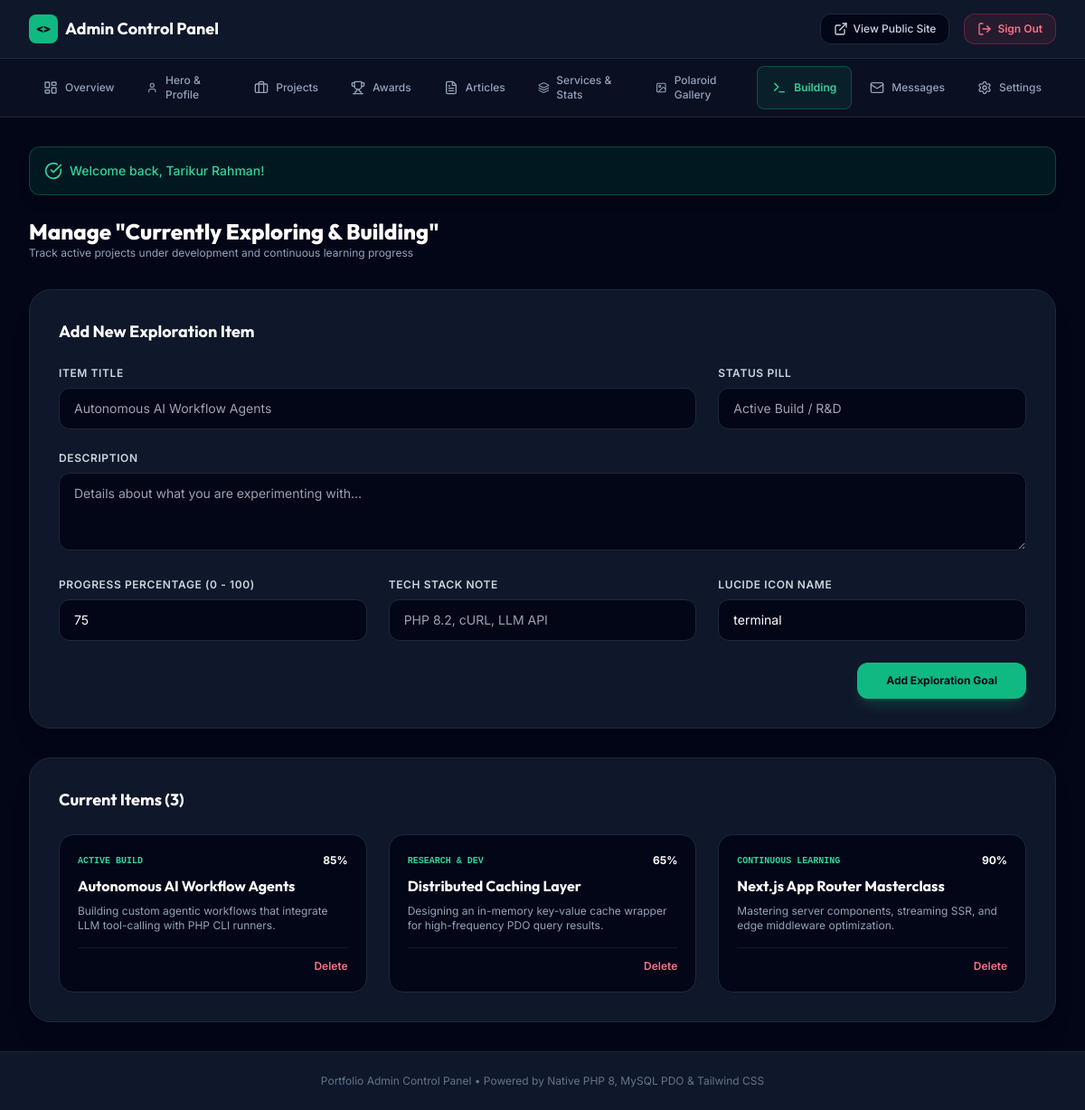
/admin/manage-building.php (signed in), run on the app's committed database.
### tables this page shows
CREATE TABLE IF NOT EXISTS currently_building (
    id INT AUTO_INCREMENT PRIMARY KEY,
    title VARCHAR(150) NOT NULL,
    description TEXT NOT NULL,
    status VARCHAR(50) DEFAULT 'In Progress',
    progress_percent INT DEFAULT 50,
    tech_stack VARCHAR(255) DEFAULT '',
    icon VARCHAR(50) DEFAULT 'terminal',
    display_order INT DEFAULT 0
);

### includes/functions.php (called while the page is built, shortened)
<?php
function e($string) {
    return htmlspecialchars($string ?? '', ENT_QUOTES, 'UTF-8');
}
function generate_csrf_token() {
    return $_SESSION['csrf_token'];
}
function get_currently_building() {
    $db = getDB();
    $stmt = $db->query("SELECT * FROM currently_building ORDER BY display_order ASC, id ASC");
    return $stmt->fetchAll();
}

### admin/manage-building.php (the view, shortened to what this page needs)
<?php
require_once __DIR__ . '/../includes/functions.php';
require_once __DIR__ . '/admin-header.php';
$csrf_token = generate_csrf_token();
$building = get_currently_building();
?>
<div class="space-y-8">
    <div>
        <h1 class="text-2xl font-extrabold text-white">Manage "Currently Exploring & Building"</h1>
        <p class="text-xs text-slate-400">Track active projects under development and continuous learning progress</p>
    </div>
    <div class="bg-slate-900 p-8 rounded-3xl border border-slate-800 shadow-xl">
        <h2 class="text-lg font-bold text-white mb-6">Add New Exploration Item</h2>
        <form method="POST" action="manage-building.php" class="space-y-6">
            <div class="grid grid-cols-1 md:grid-cols-3 gap-6">
                <div class="md:col-span-2">
                    <label for="title" class="block text-xs font-semibold uppercase tracking-wider text-slate-300 mb-2">Item Title</label>
                    <input type="text" id="title" name="title" required placeholder="Autonomous AI Workflow Agents" class="w-full px-4 py-3 rounded-xl bg-slate-950 border border-slate-800 text-white text-sm focus:border-emerald-500">
                </div>
                <div>
                    <label for="status" class="block text-xs font-semibold uppercase tracking-wider text-slate-300 mb-2">Status Pill</label>
                    <input type="text" id="status" name="status" placeholder="Active Build / R&D" required class="w-full px-4 py-3 rounded-xl bg-slate-950 border border-slate-800 text-white text-sm focus:border-emerald-500">
                </div>
            </div>
            <div>
                <label for="description" class="block text-xs font-semibold uppercase tracking-wider text-slate-300 mb-2">Description</label>
                <textarea id="description" name="description" rows="3" required placeholder="Details about what you are experimenting with..." class="w-full px-4 py-3 rounded-xl bg-slate-950 border border-slate-800 text-white text-sm focus:border-emerald-500"></textarea>
            </div>
            <div class="grid grid-cols-1 md:grid-cols-3 gap-6">
                <div>
                    <label for="progress_percent" class="block text-xs font-semibold uppercase tracking-wider text-slate-300 mb-2">Progress Percentage (0 - 100)</label>
                    <input type="number" id="progress_percent" name="progress_percent" min="0" max="100" value="75" required class="w-full px-4 py-3 rounded-xl bg-slate-950 border border-slate-800 text-white text-sm focus:border-emerald-500">
                </div>
                <div>
                    <label for="tech_stack" class="block text-xs font-semibold uppercase tracking-wider text-slate-300 mb-2">Tech Stack Note</label>
                    <input type="text" id="tech_stack" name="tech_stack" placeholder="PHP 8.2, cURL, LLM API" class="w-full px-4 py-3 rounded-xl bg-slate-950 border border-slate-800 text-white text-sm focus:border-emerald-500">
                </div>
                <div>
                    <label for="icon" class="block text-xs font-semibold uppercase tracking-wider text-slate-300 mb-2">Lucide Icon Name</label>
                    <input type="text" id="icon" name="icon" value="terminal" class="w-full px-4 py-3 rounded-xl bg-slate-950 border border-slate-800 text-white text-sm focus:border-emerald-500">
                </div>
            </div>
            <div class="flex justify-end">
                <button type="submit" class="px-8 py-3 rounded-xl text-xs font-bold bg-emerald-500 text-slate-950 hover:bg-emerald-400 shadow-lg shadow-emerald-500/20">
                    Add Exploration Goal
                </button>
            </div>
        </form>
    </div>
    <div class="bg-slate-900 p-8 rounded-3xl border border-slate-800 shadow-xl">
        <h2 class="text-lg font-bold text-white mb-6">Current Items (<?= count($building) ?>)</h2>
        <div class="grid grid-cols-1 md:grid-cols-3 gap-6">
            <?php foreach ($building as $b): ?>
                <div class="bg-slate-950 p-5 rounded-2xl border border-slate-800 flex flex-col justify-between">
                    <div>
                        <div class="flex items-center justify-between mb-2">
                            <span class="text-[10px] font-semibold text-emerald-400 uppercase font-mono"><?= e($b['status']) ?></span>
                            <span class="text-xs font-bold text-white"><?= e($b['progress_percent']) ?>%</span>
                        </div>
                        <h3 class="font-bold text-base text-white"><?= e($b['title']) ?></h3>
                        <p class="text-xs text-slate-400 mt-2 line-clamp-3"><?= e($b['description']) ?></p>
                    </div>
                    <div class="mt-4 pt-3 border-t border-slate-900 flex justify-end">
                        <a href="manage-building.php?delete=<?= $b['id'] ?>&token=<?= $csrf_token ?>" onclick="return confirm('Delete this item?')" class="text-xs text-rose-400 hover:underline font-semibold">Delete</a>
                    </div>
                </div>
            <?php endforeach; ?>
        </div>
    </div>
</div>
<?php require_once __DIR__ . '/admin-footer.php'; ?>

### assets/css/style.css (style rules this page uses)
:root { --accent-emerald: #10B981; --accent-emerald-dark: #059669; --accent-emerald-glow: rgba(16, 185, 129, 0.25); --font-heading: 'Outfit', sans-serif; --font-body: 'Inter', sans-serif; --font-mono: 'Fira Code', monospace; }
html, body { overflow-x: hidden; max-width: 100vw; font-family: var(--font-body); transition: background-color 0.3s ease, color 0.3s ease; }
h1, h2, h3, h4, h5, h6, .font-heading { font-family: var(--font-heading); }
.font-mono { font-family: var(--font-mono); }
button, a, input, select, textarea { touch-action: manipulation; }

### data on the page
currently_building: status "ACTIVE BUILD", progress_percent "85", title "Autonomous AI Workflow Agents", description "Building custom agentic workflows that integrate LLM tool-calling with PHP CLI runners."
currently_building: status "RESEARCH & DEV", progress_percent "65", title "Distributed Caching Layer", description "Designing an in-memory key-value cache wrapper for high-frequency PDO query results."
currently_building: status "CONTINUOUS LEARNING", progress_percent "90", title "Next.js App Router Masterclass", description "Mastering server components, streaming SSR, and edge middleware optimization."

### other printed values
$flash['message'] "Welcome back, Tarikur Rahman!"
count($building) "3"
